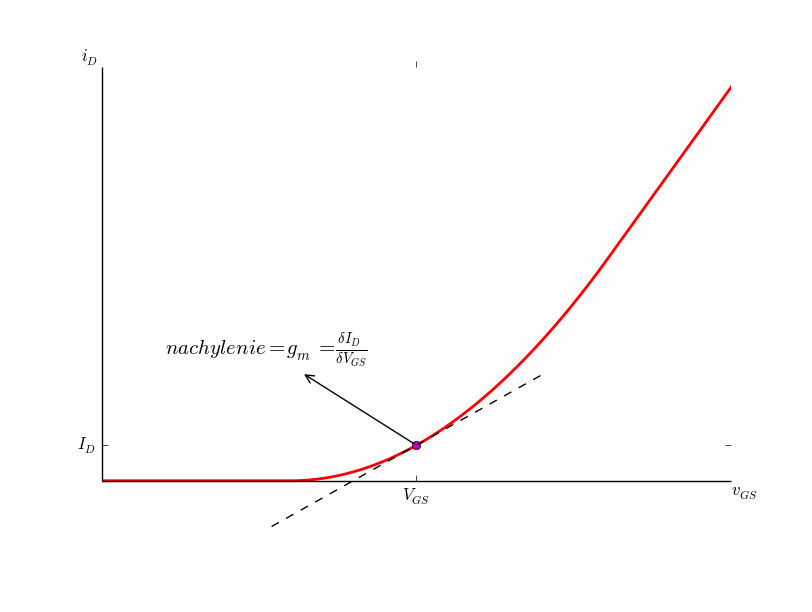

Here is the Python script that generated this plot:
# -*- coding: utf-8 -*-
from squarelaw import *
from scipy import interpolate

def tangent(x, y, a):
    spl = interpolate.splrep(x, y)
    small_t = np.linspace(a - 0.23, a + 0.2)
    fa = interpolate.splev(a, spl, der = 0)
    fp = interpolate.splev(a, spl, der = 1)
    tan = fa + fp * ( small_t - a)
    plt.plot( a, fa, 'om', small_t, tan, 'k--')


if __name__ == "__main__":
    w    = 10
    l    = 2
    kp   = 100 * const.micro
    vth  = 0.3
    lamb = 0.05
    vds  = 0.5

    arrow = dict(facecolor = 'black',
        arrowstyle = '<-')

    x = np.linspace(0, 1, 100)
    mos = np.vectorize( drain)
    id = mos( x, vds, w, l, kp, vth, lamb)

    fig, ax = plt.subplots()
    plt.plot( x, id, 'r', linewidth = 2)
    tangent( x, id, vth + 0.2 )

    ax.annotate(r"$nachylenie = g_m = \frac{\delta I_D}{\delta V_{GS}}$",
        xy = ( vth + 0.2, drain( vth + 0.2, vds, w, l, kp, vth, lamb)),
        textcoords = 'axes fraction', xytext = (0.1, 0.4), size = 15,
        arrowprops = arrow)

    ax.spines['right'].set_visible(False)
    ax.spines['top'].set_visible(False)
    ax.spines['bottom'].set_position('zero')
    ax.spines['left'].set_bounds(0, 1.05 * max(id))

    plt.figtext( 0.9, 0.19, '$v_{GS}$')
    plt.figtext( 0.1, 0.9, '$i_D$')

    ax.set_xticks( [vth + 0.2])
    ax.set_xticklabels( ['$V_{GS}$'])
    ax.set_yticks( [drain( vth + 0.2, vds, w, l, kp, vth, lamb)])
    ax.set_yticklabels( ['$I_D$'])

    plt.show()
